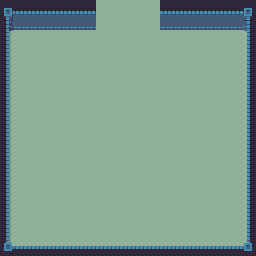

A level layout from a 2D game, rendered from its tile map. Below: a short description, then the map file with its tile-grid data intact:
An orthogonal 16x16 tile map with 16x16 px tiles, 3 tile layers (Floor, Walls, Objects), 3 tilesets.

<map version="1.0" tiledversion="1.1.2" orientation="orthogonal" renderorder="right-down" width="16" height="16" tilewidth="16" tileheight="16" infinite="0" nextobjectid="1">
 <tileset firstgid="1" source="world1_tileset.tsx" />
 <tileset firstgid="241" source="world1_doors_front.tsx" />
 <tileset firstgid="385" source="world1_doors_side.tsx" />
 <layer name="Floor" width="16" height="16">
  <data encoding="csv">
55,55,55,55,55,55,55,55,55,55,55,55,55,55,55,55,
55,55,55,55,55,55,55,55,55,55,55,55,55,55,55,55,
55,55,55,55,55,55,55,55,55,55,55,55,55,55,55,55,
55,55,55,55,55,55,55,55,55,55,55,55,55,55,55,55,
55,55,55,55,55,55,55,55,55,55,55,55,55,55,55,55,
55,55,55,55,55,55,55,55,55,55,55,55,55,55,55,55,
55,55,55,55,55,55,55,55,55,55,55,55,55,55,55,55,
55,55,55,55,55,55,55,55,55,55,55,55,55,55,55,55,
55,55,55,55,55,55,55,55,55,55,55,55,55,55,55,55,
55,55,55,55,55,55,55,55,55,55,55,55,55,55,55,55,
55,55,55,55,55,55,55,55,55,55,55,55,55,55,55,55,
55,55,55,55,55,55,55,55,55,55,55,55,55,55,55,55,
55,55,55,55,55,55,55,55,55,55,55,55,55,55,55,55,
55,55,55,55,55,55,55,55,55,55,55,55,55,55,55,55,
55,55,55,55,55,55,55,55,55,55,55,55,55,55,55,55,
55,55,55,55,55,55,55,55,55,55,55,55,55,55,55,55
</data>
 </layer>
 <layer name="Walls" width="16" height="16">
  <data encoding="csv">
6,7,7,7,7,7,0,0,0,0,7,7,7,7,7,8,
30,31,31,31,31,31,0,0,0,0,31,31,31,31,31,32,
54,0,0,0,0,0,0,0,0,0,0,0,0,0,0,56,
54,0,0,0,0,0,0,0,0,0,0,0,0,0,0,56,
54,0,0,0,0,0,0,0,0,0,0,0,0,0,0,56,
54,0,0,0,0,0,0,0,0,0,0,0,0,0,0,56,
54,0,0,0,0,0,0,0,0,0,0,0,0,0,0,56,
54,0,0,0,0,0,0,0,0,0,0,0,0,0,0,56,
54,0,0,0,0,0,0,0,0,0,0,0,0,0,0,56,
54,0,0,0,0,0,0,0,0,0,0,0,0,0,0,56,
54,0,0,0,0,0,0,0,0,0,0,0,0,0,0,56,
54,0,0,0,0,0,0,0,0,0,0,0,0,0,0,56,
54,0,0,0,0,0,0,0,0,0,0,0,0,0,0,56,
54,0,0,0,0,0,0,0,0,0,0,0,0,0,0,56,
54,0,0,0,0,0,0,0,0,0,0,0,0,0,0,56,
78,79,79,79,79,79,79,79,79,79,79,79,79,79,79,80
</data>
 </layer>
 <layer name="Objects" width="16" height="16">
  <data encoding="csv">
0,0,0,0,0,0,0,0,0,0,0,0,0,0,0,0,
0,0,0,0,0,0,0,0,0,0,0,0,0,0,0,0,
0,0,0,0,0,0,0,0,0,0,0,0,0,0,0,0,
0,0,0,0,0,0,0,0,0,0,0,0,0,0,0,0,
0,0,0,0,0,0,0,0,0,0,0,0,0,0,0,0,
0,0,0,0,0,0,0,0,0,0,0,0,0,0,0,0,
0,0,0,0,0,0,0,0,0,0,0,0,0,0,0,0,
0,0,0,0,0,0,0,0,0,0,0,0,0,0,0,0,
0,0,0,0,0,0,0,0,0,0,0,0,0,0,0,0,
0,0,0,0,0,0,0,0,0,0,0,0,0,0,0,0,
0,0,0,0,0,0,0,0,0,0,0,0,0,0,0,0,
0,0,0,0,0,0,0,0,0,0,0,0,0,0,0,0,
0,0,0,0,0,0,0,0,0,0,0,0,0,0,0,0,
0,0,0,0,0,0,0,0,0,0,0,0,0,0,0,0,
0,0,0,0,0,0,0,0,0,0,0,0,0,0,0,0,
0,0,0,0,0,0,0,0,0,0,0,0,0,0,0,0
</data>
 </layer>
</map>
